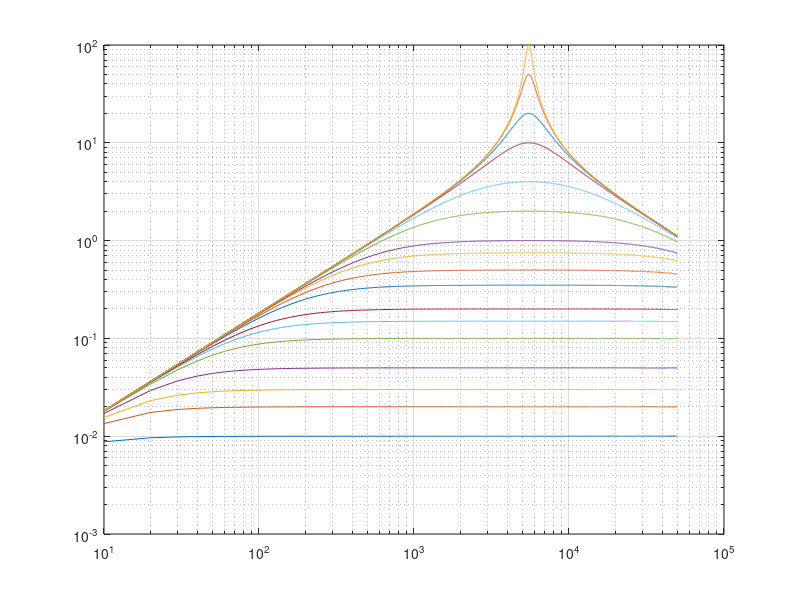
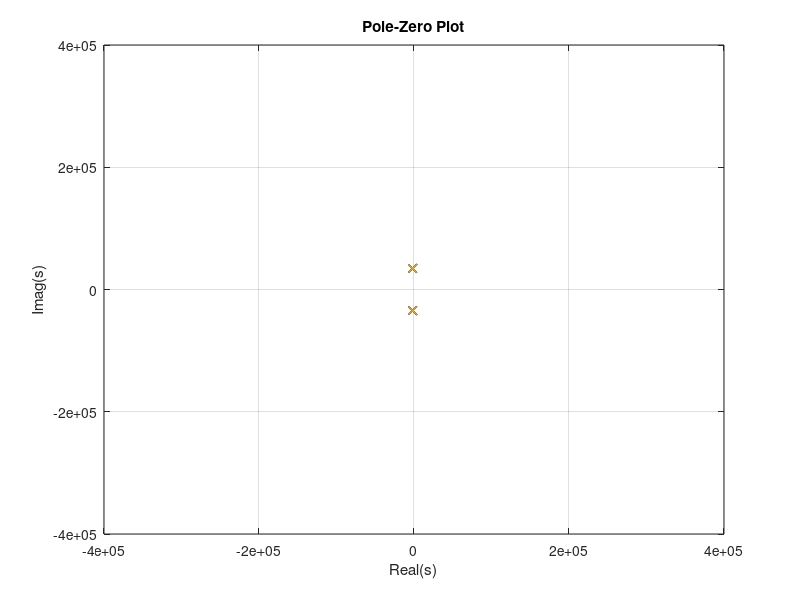

The MATLAB source for these figures, in order:
clc; clear all; close all;

j = sqrt(-1);

C1 = 0.01e-6;
C2 = C1;

ratio_13 = [0.01 0.02 0.03 0.05 0.1 0.15 0.2 0.35 0.5 0.75 1 2 4 10 20 50 100];

figure(1);

for m=C2
    for k=C1
        for r=ratio_13
            fh = 10000;
            fl = 1000;
            BW_w = fh-fl;
            fo_w = 5500;
            wo_w = fo_w*2*pi;
            Q=0.1;
            R2 = sqrt(1./(wo_w.^2*k.*m));
            R4 = R2;
            R3 = r.*sqrt(((Q)).^2.*(m./k).*R2.*R4);
            R1 = 1/r.*R3;
            R5 = 1000;
            R6 = 1000;

            wo = 1/sqrt(R2*R4*k*m);
            fo = wo/(2*pi);
            Q = sqrt((k*R3^2)/(R2*R4*m))
            BW = wo/Q;
            gain = -R3/R1

            f = 0:10:50e3;

            H = gain.*(wo./Q).*(j.*2.*pi.*f)./((j.*2.*pi.*f).^2 + (j.*2.*pi.*f).*wo./Q + wo.^2);
            loglog(f,abs(H)); hold on; pause(0.4); drawnow();
            grid on;
        end;
    end;
end;

figure(2);

for m=C2
    for k=C1
        for r=ratio_13
            c = [1 (2.*pi.*fo./Q) (2.*pi.*fo).^2];
            c = roots(c);
            plot(real(c),imag(c), 'x'); hold on; drawnow();
            grid on;
            xlim([-4e5 4e5]);
            ylim([-4e5 4e5]);
            title('Pole-Zero Plot');
            xlabel('Real(s)');
            ylabel('Imag(s)');
        end;
    end;
end;
